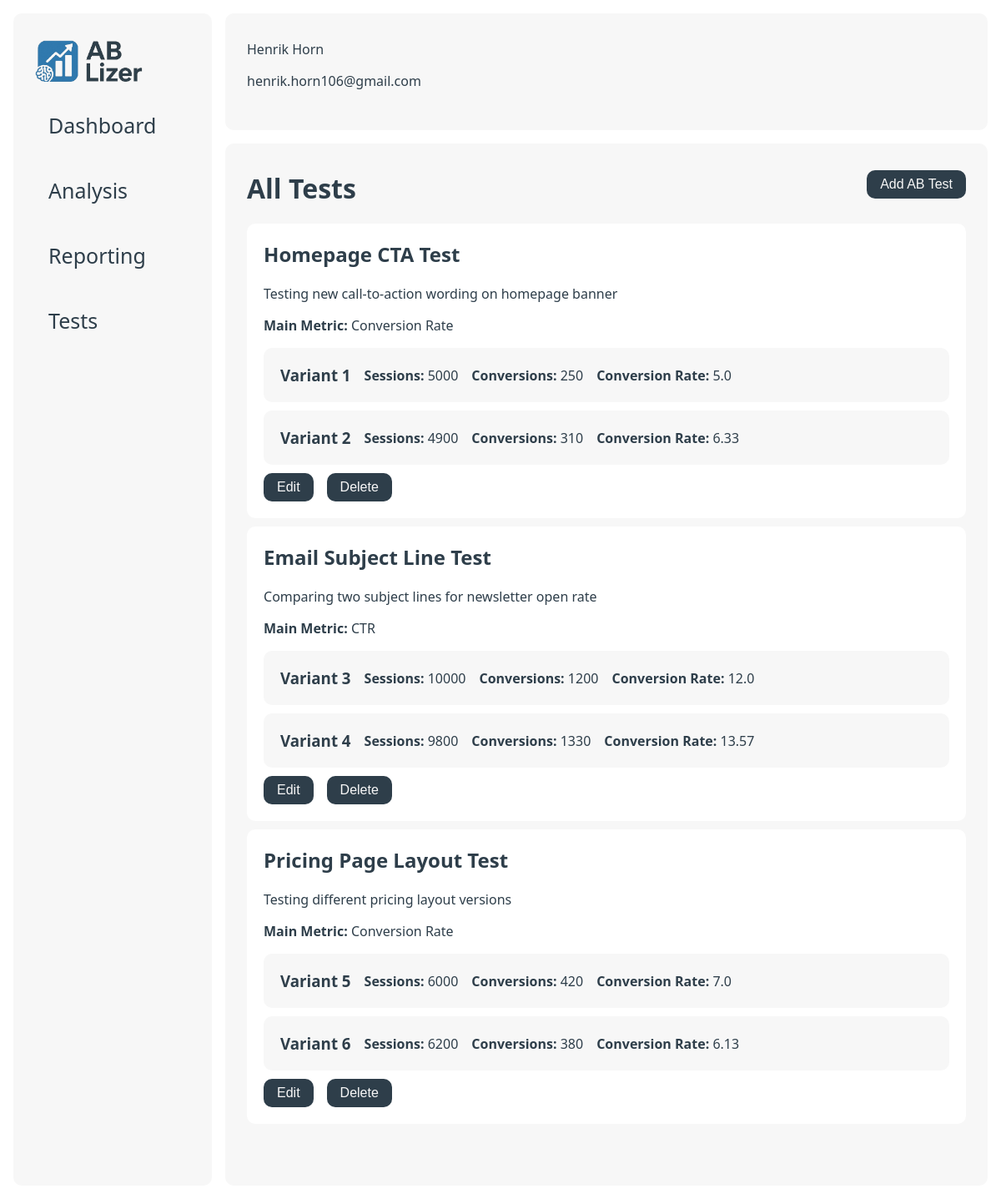
/tests, run on an earlier commit of the app's database.
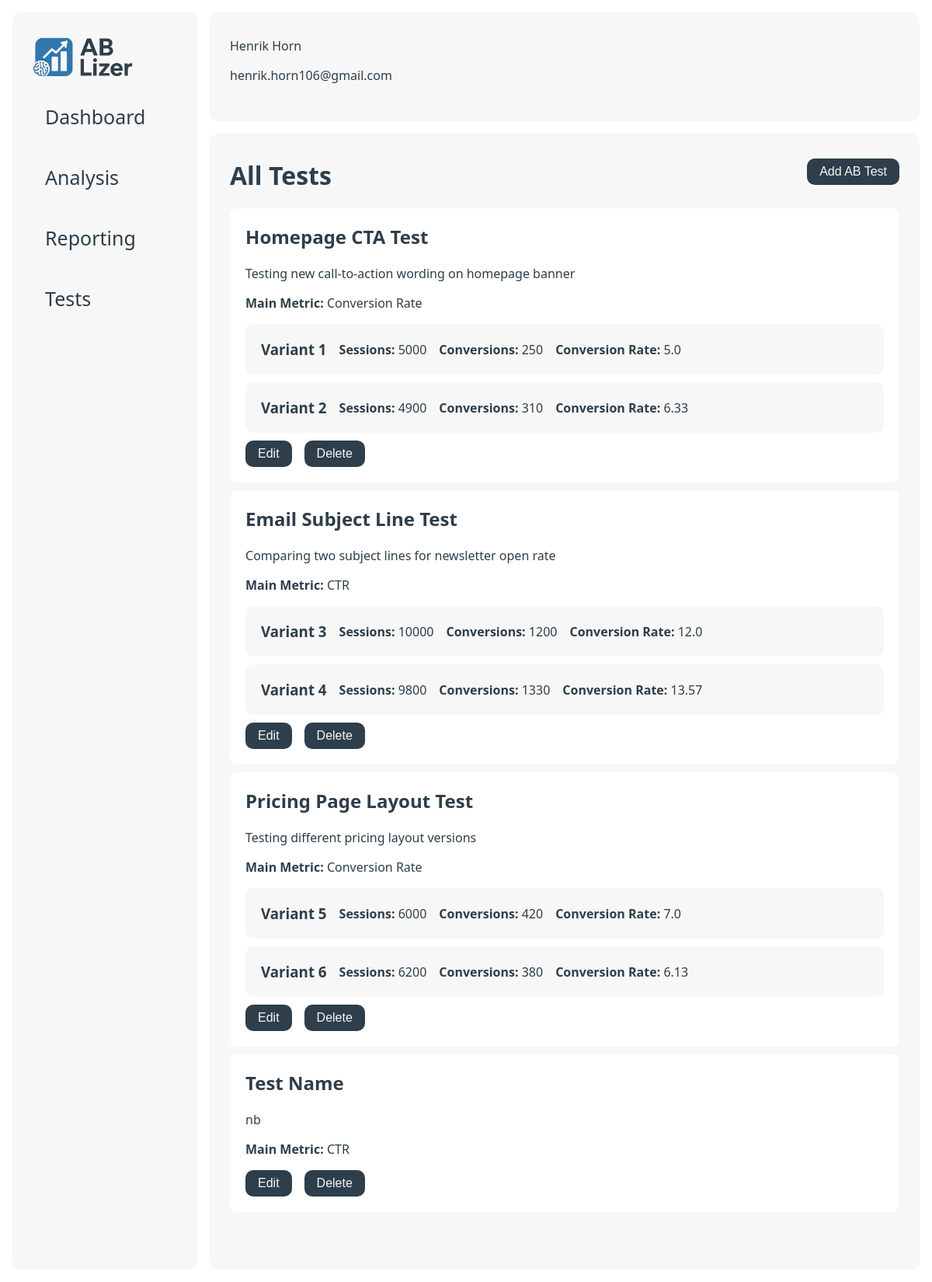
And on a later commit of the database.
### data/models.py (models this page shows)
class ab_tests(db.Model):
    __tablename__ = 'ab_tests'
    id = db.Column(db.Integer, primary_key=True)
    name = db.Column(db.String(255), nullable=False)
    description = db.Column(db.Text, nullable=False)
    metric = db.Column(db.String(255), nullable=False)
    created_at = db.Column(db.DateTime, nullable=False)
    __repr__ = lambda self: f'<Ab_Test {self.id}>'
    __str__ = lambda self: f'{self.id}'

class variants(db.Model):
    __tablename__ = 'variants'
    id = db.Column(db.Integer, primary_key=True)
    test_id = db.Column(db.Integer, db.ForeignKey('ab_tests.id'), nullable=False)
    name = db.Column(db.String(255), nullable=False)
    impressions = db.Column(db.Integer, nullable=False)
    conversions = db.Column(db.Integer, nullable=False)
    conversion_rate = db.Column(db.Float, nullable=False)
    __repr__ = lambda self: f'<Variant {self.id}>'
    __str__ = lambda self: f'{self.id}'

### app.py (the view)
@app.route("/tests")
def tests():
    data = {}
    for test in db_manager.get_ab_tests():
        data[test] = db_manager.get_variants(test.id)
    return render_template("tests.html",
                           user_name=user_name,
                           user_email=user_email,
                           data=data
                           )

### data/db_manager.py (called while the page is built)
    def get_ab_tests(self):
        return ab_tests.query.all()

    def get_variants(self, test_id):
        return variants.query.filter_by(test_id=test_id).all()

### templates/tests.html
{% extends "base.html" %}
{% block content %}
    <div class="hero">
        <h1>All Tests</h1>
        <button class="btn" id="addTestBtn">Add AB Test</button>
    </div>
    <div class="scroll">
        <div class="col-wrapper">
            <div class="card-list">
                {% for test in data %}
                    <div class="card long">
                        <h2><strong>{{ test.name }}</strong></h2>
                        <p>{{ test.description }}</p>
                        <p><strong>Main Metric:</strong> {{ test.metric }}</p>
                        {% for variant in data[test] %}
                            <div class="card long secondary">
                                <div class="row">
                                    <h3>Variant {{ variant }}</h3>
                                    <p><strong>Sessions:</strong> {{ variant.impressions }}</p>
                                    <p><strong>Conversions:</strong> {{ variant.conversions }}</p>
                                    <p><strong>Conversion Rate:</strong> {{ variant.conversion_rate }}</p>
                                </div>
                            </div>
                        {% endfor %}
                        <div class="row">
                            <button class="btn">Edit</button>
                            <form action="{{ url_for('delete_test', test_id=test.id) }}" class="inline-form" method="post">
                                <button class="btn" onclick="return confirm('Delete this test?');" type="submit">
                                    Delete
                                </button>
                            </form>
                        </div>
                    </div>
                {% endfor %}
            </div>
        </div>
    </div>
{% endblock %}

### templates/base.html (shortened to what this page needs)
<!DOCTYPE html>
<html lang="en">
<head>
    <link href="{{ url_for('static', filename='style.css') }}" rel="stylesheet">
</head>
<body>
<div class="main-wrapper">
    <div class="sidenav" id="mySidenav">
        <div class="sidenav-container">
            <a class="logo" href="/"><img src="{{ url_for('static', filename='logo_ab-lizer.png') }}" height="50px"></a>
            <a href="/">
                <div class="tab">Dashboard</div>
            </a>
            <a href="#">
                <div class="tab">Analysis</div>
            </a>
            <a href="#">
                <div class="tab">Reporting</div>
            </a>
            <a href="/tests">
                <div class="tab">Tests</div>
            </a>
        </div>
    </div>
    <div class="wrapper">
        <nav>
            <div class="container">
                <p>{{ user_name }}</p>
                <p>{{ user_email }}</p>
            </div>
        </nav>
        <main class="container">
            {% block content %}{% endblock %}
        </main>
    </div>
</div>
</body>
</html>

### static/style.css (style rules this page uses)
:root { --primary: #2E3E4A; --secondary: #F7F7F7; --accent: #317AAE; --gradient: linear-gradient(180deg, rgba(25, 82, 133, 1) 0%, rgba(49, 122, 174, 1) 100%); --danger: #ef4444; --bg: #ffffff; --radius: 10px; --shadow: 0 2px 8px rgba(30, 41, 59, 0.06); }
* { box-sizing: border-box; }
body { font-family: 'Segoe UI', 'Roboto', Arial, sans-serif; background: var(--bg); margin: 0; padding: 0; }
nav { background: var(--bg); }
main { overflow-y: scroll; }
p { color: var(--primary); }
h1, h2, h3, h4, h5, h6, p { margin-top: 0; color: var(--primary); }
a { color: var(--primary); text-decoration: none; }
.hero { display: flex; justify-content: space-between; align-items: flex-start; }
.main-wrapper { display: flex; padding: 16px; }
.wrapper { width: 100%; height: 100vh; padding-left: 16px; align-self: stretch; gap: 16px; display: flex; flex-direction: column; }
.container { padding: 32px 26px; background: var(--secondary); border-radius: var(--radius); height: 100%; }
.logo { font-size: 1.5rem; font-weight: bold; text-decoration: none; }
button { padding: 8px 16px; border: none; border-radius: var(--radius); font-size: 1rem; cursor: pointer; background: var(--primary); color: var(--secondary); }
.sidenav { width: 300px; background-color: var(--bg); position: static; height: 100vh; overflow-x: hidden; }
.sidenav a { color: var(--primary); text-decoration: none; font-size: 25px; display: block; }
.sidenav .tab { padding: 16px 16px; color: var(--primary); text-decoration: none; font-size: 25px; display: block; transition: 0.3s; border-radius: var(--radius); }
.sidenav-container { display: flex; flex-direction: column; gap: 12px; background-color: var(--secondary); border-radius: var( --radius); padding: 32px 26px; height: 100%; }
.card-list { width: 100%; }
.card { border-radius: var( --radius); padding: 20px; margin-bottom: 10px; width: 200px; background-color: #ffffff; }
.card.secondary { background: var(--secondary); }
.secondary p { margin-bottom: 0; }
.card.long { width: 100%; }
.col-wrapper { display: flex; gap: 16px; flex-wrap: wrap; flex-grow: 0; flex-direction: row; }
.row { display: flex; gap: 16px; flex-wrap: wrap; align-items: center; }
.row h3 { margin: 0; }

What changed in the data, as far as the page shows it:
added ab_tests: name "Test Name", description "nb", metric "CTR"
